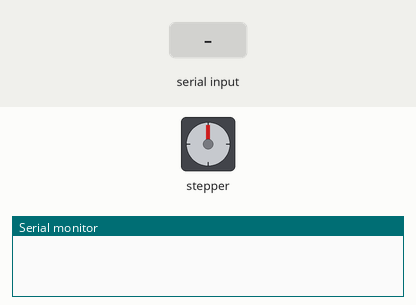
Recording of a sketch running on a simulated Arduino Uno, built with avr-gcc and run on an emulated ATmega328P. On the bench: stepper motor, the last lines printed to the serial monitor. Wiring (inferred from the names in the program): stepper motor driver (400 steps per turn assumed): step pin 3; direction pin 2; enable pin 4. The inputs (shaded band) are chosen by the test bench.

Above: at 1.2 s.
1.3 s: "GO\n" received over Serial
At 1.68 s:
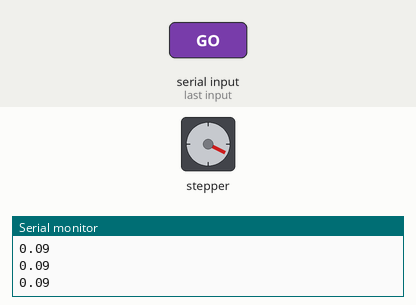
At 2.6 s:
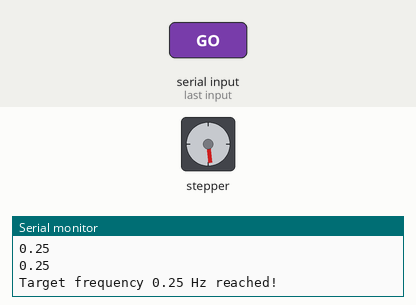
4.3 s: "FREQ 90\n" received over Serial
7.3 s: "passo1\n" received over Serial
10.3 s: "STOP\n" received over Serial
At 10.3 s:
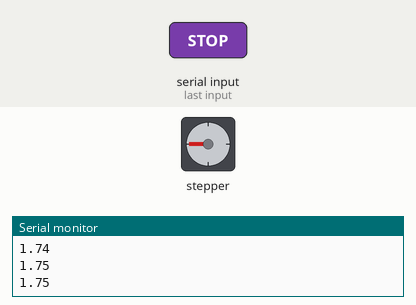
Timing chart, 0 to 12.8 s (numbered marks = the images above; inputs shaded):
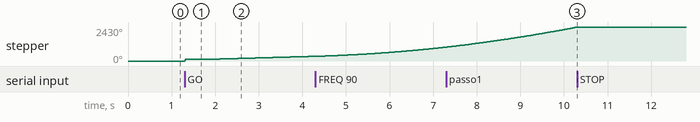

The sketch:

stepper_motor_v_4.ino
```cpp
/*
In this sketch we start removing the blocking code working onto the state of the
motor. Moreover we changed the unit of measurement of the velocity, moving to frequency,
intended as number of revolution per second.
Then we defined also the first machine states: motorRunning (is it rotating or not?), targetReached (do I need to change the frequency or I have already reached the target frequency?),
stepState (which is the state of the STEP_PIN, which I use to control the motion of the motor shaft?).
*/


// Global variables for Arduino's motor digital pins
const int DIR_PIN = 2;  // to control the direction of rotation
const int STEP_PIN = 3; // to control the rotation of the motor shaft
const int ENABLE_PIN = 4; // to enable or disable the driver of the motor, so to stop it or start it

// Number of steps needed for the motor to execute a complete turn: needed for the conversion from frequency to steps per second, in turn necessary to set the frequency of rotation
// of the shaft.
const int STEPS_PER_REVOLUTION = 400;

// Boolean variables which define the state of the motor while is running
bool motorRunning = false; // This one says if the motor is actually rotating or not. Is it on/in motion? Then motorRunning = true, Is it not, i.e. is off? Then motorRunning = false.
bool targetReached = false; // It says if the frequency of the motor need to be change (if false, as default) or not
bool stepState = LOW; // The logical state of the Arduino digital pin used to control the rotation of the motor (when it raise the motor makes a step)
bool acceleration = false;

// Variables for the non-blocking STEP generator, needed to make the shaft rotate
unsigned long previousStepTime = 0; // Time at which the motor did its last step
unsigned long halfperiod; // The duration of the half-period of the signal send at the motor driver from arduino, inversly linked to its frequency of rotation

// Variables needed to keep track of the frequency of the motor, last update and to perform its increase or decrease for the acceleration of the motor.
float currentFrequency = 0.0;
float targetFrequency = 0.0;
float frequencyAcceleration = 0.25;  // Hz/s set as default, may be increased
unsigned long previousFrequencyUpdate = 0;  // The time at which the last frequency change was performed
const unsigned long FREQUENCY_UPDATE_INTERVAL = 10000;  // The time that pass between subsequent frequency changes


const float START_FREQUENCY = 0.25; // The default frequency of the motor at which it will starts rotate when started (then at the first accension when motorRunning = true for the
// first time)


void setup() {

  pinMode(STEP_PIN, OUTPUT);
  pinMode(DIR_PIN, OUTPUT);
  pinMode(ENABLE_PIN, OUTPUT);

  Serial.begin(115200);

  digitalWrite(DIR_PIN, HIGH);

  // Initially keep the driver disabled
  digitalWrite(ENABLE_PIN, HIGH);

}

void loop() { // What to do while the system is ON.

  updateFrequency(); // Firstly let's check if the frequency is OK and eventually updates it to reach the target requested
  updateMotor();  // Secondly update the motor, i.e. change it's velocity, using the frequency computed above.
  updateSerial(); // Lastly update the serial communication so that the user can change the state of the motor (motorRunning, targetReached, stepState)

}

// ---Motor start-stop functions---
void startMotor() {

  // if (targetFrequency <= 0) { // negative frequency has no physicall meanings
  //   Serial.println("ERROR: set a frequency before starting.");
  //   return;
  // }

  unsigned long startTime = micros(); // take the time at which the motor starts (notice it is a local variable)
  previousStepTime = startTime; // overwrite the last time at which the motor has taken a step (consider that I want to start the motor, so the time reference for updateMotor has to be
                                // that at which I type "GO" in the Serial Monitor)
  previousFrequencyUpdate = startTime; // Same idea as above, the reference time at which the state of the motor has to change (both its frequency and the fact that it is runnning or not)
                                        // has to be that at which the motor has been started.

  if (targetFrequency == 0.0){  // I want the motor to rotate at 0.25 Hz only when I start it for the first time, then, after subsequently stops, I want it to restart from the last
                                // target frequency set.
    targetFrequency = START_FREQUENCY;
  }

  //applyFrequency(currentFrequency); // Then I set the frequency of the motor equal to the start value

  stepState = LOW;  // Then I set up the state of the motor so that it can actually start

  digitalWrite(STEP_PIN, LOW);  // Here the substitution LOW --> stepState is irrilevant

  digitalWrite(ENABLE_PIN, LOW);  // If HIGH the driver is DISEABLE

  motorRunning = true;

}

void stopMotor() {

  motorRunning = false; // So that both updateMotor and updateFrequency don't start

  stepState = LOW;  // This change, as in startMotor, does nothing except to give the possibility to the software of keeping track of the state of the motor...actually stepState is
                    // potentially unuseful.

  digitalWrite(STEP_PIN, LOW);  // To force the motor to do not rotate

  digitalWrite(ENABLE_PIN, HIGH); // To disable the driver

  currentFrequency = 0.0; // Here we overwrite the state of the motor so that it will starts from freq = 0 at the next GO, accelerating from 0 to last freq set befor stopping.
  targetReached = false;  // NOTE: it is important that both currentFrequency and targetReached being changed so that updateFrequency can both run and perform the right acceleration
                          // from 0 to the last targetFrequency.

}
// ------

// ---Update the state-of-the-motor function, i.e the function that actually makes it rotate---
void updateMotor() {

  if (!motorRunning) {  // if the motor is not running do nothing
    return;
  }

  unsigned long currentTime = micros(); // take the current time

  if ((currentTime - previousStepTime) >= halfperiod) { // considering the halfperiod of the STEP signal set (see applyFrequency), if is not pass enough time yet the motor does not
                                                        // have to make another step, else it has to, so continue inside the if control
    previousStepTime = currentTime; // overwrite the last time at which the motor has performed a step to the current time

    stepState = !stepState; // change the state of the STEP pin to make the motor perform its steps

    digitalWrite(STEP_PIN, stepState);  // the actual change of the STEP_PIN level (NOTE: stepState is set LOW by defaul, so at the fisrt accension of the motor it will be set HIGH and
                                        // the motor will starts accordingly)

  }
}
// ------

// ---First Parser Ever---
void updateSerial() {
  if (Serial.available() > 0) {

    String command = Serial.readStringUntil('\n');

    command.trim(); // to remove spaces between the characters of the strings

    if (command == "GO") {  // I am the one who has the possibility to actually change the state of the motor. So I run the changing-state-motorRiunning functions only trough
                            //  the keyboard
      startMotor(); // This function just set-up the motor to put it in a state in which it can actually starts running, but it will not starts it yet, this is a task for updateMotor
      if (motorRunning) { // startMotor() set motorRunning to "true", then the if condition is always satisfied
        Serial.print("Motor started: frequency ");
        Serial.print(targetFrequency);
        Serial.println(" Hz.");
      }
    }

    else if (command == "STOP") { // Same idea as above
      stopMotor();  // This function put the motor in a state where the driver is disable and the function of update do nothing since it change the value of motorRunning
      Serial.println("Motor stopped");
    }

    else if (command.startsWith("FREQ ")) {
      String valueText = command.substring(5);
      float frequency = valueText.toFloat();
      if (frequency > 0) {
        targetFrequency = frequency;  // update targetFrequency
        targetReached = (currentFrequency == targetFrequency);  // put targetReached to false
        previousFrequencyUpdate = micros(); // to re-set the previousFrequencyUpdate again so to avoid long deltaTime in updateFrequency and then shot of the motor
        Serial.print("Target frequency set to ");
        Serial.print(frequency);
        Serial.println(" Hz");
      } else {
        Serial.println("ERROR: frequency must be greater than 0 Hz");
      }
    }

    else{
      Serial.println("Unknown command");
    }
  }
}
// ------

// ---Non-blocking acceleration function---
void updateFrequency() {

  if (!motorRunning || targetReached) {  // if the motor is not running and the target frequency has already been reached, do nothing
    //Serial.print("passo1");
    previousFrequencyUpdate = micros();
    return;
  }

  // if (targetReached) {  // if the target frequency has already been reached do nothing
  //   return;
  // }

  // What to do if both the condition above are not satisfied, i.e. motor ON (motorRunning = true) and target frequency to reach (targetReached = false).
  unsigned long currentTime = micros(); // Take the current time

  unsigned long elapsedMicros = currentTime - previousFrequencyUpdate;  // Measure the time interval since the last change in frequency performed (notice that previousFrequencyUpdate = 0.0
                                                                        // by default, so the first time elapsedtime will the time pass since the accension)

  if (elapsedMicros < FREQUENCY_UPDATE_INTERVAL) {  // At the begin we have defined how much time has to pass between two subsequent updates, i.e 10 ms. So if is not passed enough time
    return;                                         // do nothing
  }

  previousFrequencyUpdate = currentTime;  // Else overwrite the last time at which frequency was changed to the present time

  float deltaTime = elapsedMicros / 1000000.0;  // Convert the elapsedMicros in seconds for uniformity of units

  //Serial.println(deltaTime);

  //Serial.println(deltaTime);

  float deltaFrequency = frequencyAcceleration * deltaTime; // Compute the increment of frequency considering a costant increase in time (defined at the beggining)

  //Serial.print(deltaTime);

  if (currentFrequency < targetFrequency) { // increase the frequency if the target is bigger than the current frequency, decrease it in the opposite situation
    currentFrequency += deltaFrequency;
    Serial.println(currentFrequency);
    if (currentFrequency > targetFrequency) { // if we overcome the target in the increment process force the current to be equal to the target
      currentFrequency = targetFrequency;

      targetReached = true; // Set the state of the machine as "frequency target reached (no more frequency update needed)". Then send the message.
                            // PAY ATTENTION: the state of the machine has to be changed only when the target is reached. But updateFrequency runs at every incrementation of
                            // the frequency, so targetReached has to changed at the right moment, so inside the if-frequency-exceeded control
      Serial.print("Target frequency ");
      Serial.print(currentFrequency);
      Serial.println(" Hz reached!");
    }
  }
  else if (currentFrequency > targetFrequency) {
    currentFrequency -= deltaFrequency;
    Serial.println(currentFrequency);
    if (currentFrequency < targetFrequency) {
      currentFrequency = targetFrequency;

      targetReached = true;
      Serial.print("Target frequency ");
      Serial.print(currentFrequency);
      Serial.println(" Hz reached!");
    }
  }

  applyFrequency(currentFrequency); // Here we apply the new frequency of rotation at the motor after the incrementation

}
// ------

// ---To set the velocity of the motor---
void applyFrequency(float frequency) {  // NOTE: this function just compute the new halfperiod of the signal that is send trough the STEP_PIN to the driver. Then updateMotor will
                                        // actually use this walue to set the new velocity in steps/second.

  float stepsPerSecond = STEPS_PER_REVOLUTION * frequency; // conversion frequency --> steps/second

  halfperiod = 1000000.0 / (2.0 * stepsPerSecond);  // halperiod computation

}
// ------
```

Measured:
- after the input at 1.3 s, stepper: keeps turning clockwise at about 113°/s, starting at once
- after the input at 10.3 s, stepper: stops changing and stays 2430°
